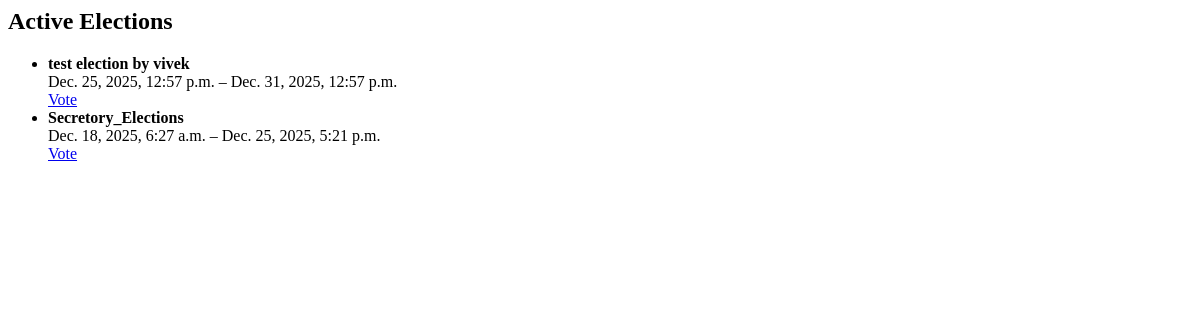
The page /elections/ on the database as committed earlier.
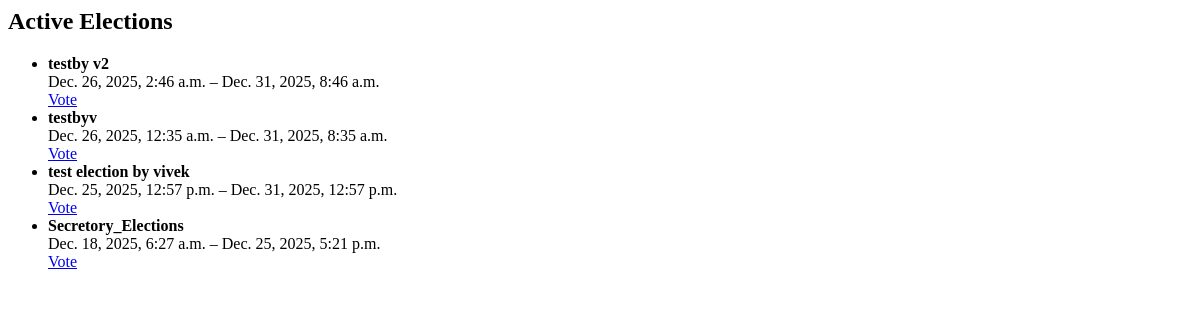
The same page on the database as committed later.
### elections/models.py (models this page shows, shortened)
class Election(models.Model):
    ELECTION_TYPES = [
        ('single', 'Single Winner'),
        ('multi', 'Multi Winner'),
        ('referendum', 'Referendum'),
    ]
    title = models.CharField(max_length=200)
    description = models.TextField(blank=True)
    election_type = models.CharField(max_length=30, choices=ELECTION_TYPES, default='single')
    start_date = models.DateTimeField()
    end_date = models.DateTimeField()
    is_active = models.BooleanField(default=False)
    created_at = models.DateTimeField(auto_now_add=True)
    results_published = models.BooleanField(default=False, help_text="Check this to make results visible to voters")
    class Meta:
        ordering = ['-created_at']

### elections/views.py (the view)
# urls.py: path('', election_list, name='election_list'),
def election_list(request):
    elections = Election.objects.filter(is_active=True)
    return render(request, 'elections/election_list.html', {
        'elections': elections
    })

### elections/templates/elections/election_list.html
<h2>Active Elections</h2>
{% if elections %}
    <ul>
        {% for election in elections %}
            <li>
                <strong>{{ election.title }}</strong><br>
                {{ election.start_date }} – {{ election.end_date }}<br>
                <a href="{% url 'cast_vote' election.id %}">
                    Vote
                </a>
            </li>
        {% endfor %}
    </ul>
{% else %}
    <p>No active elections right now.</p>
{% endif %}

Rows that differ between the two databases and show on the page:
added Election: title "testby v2", start_date "Dec. 26, 2025, 2:46 a.m.", end_date "Dec. 31, 2025, 8:46 a.m."
added Election: title "testbyv", start_date "Dec. 26, 2025, 12:35 a.m.", end_date "Dec. 31, 2025, 8:35 a.m."
